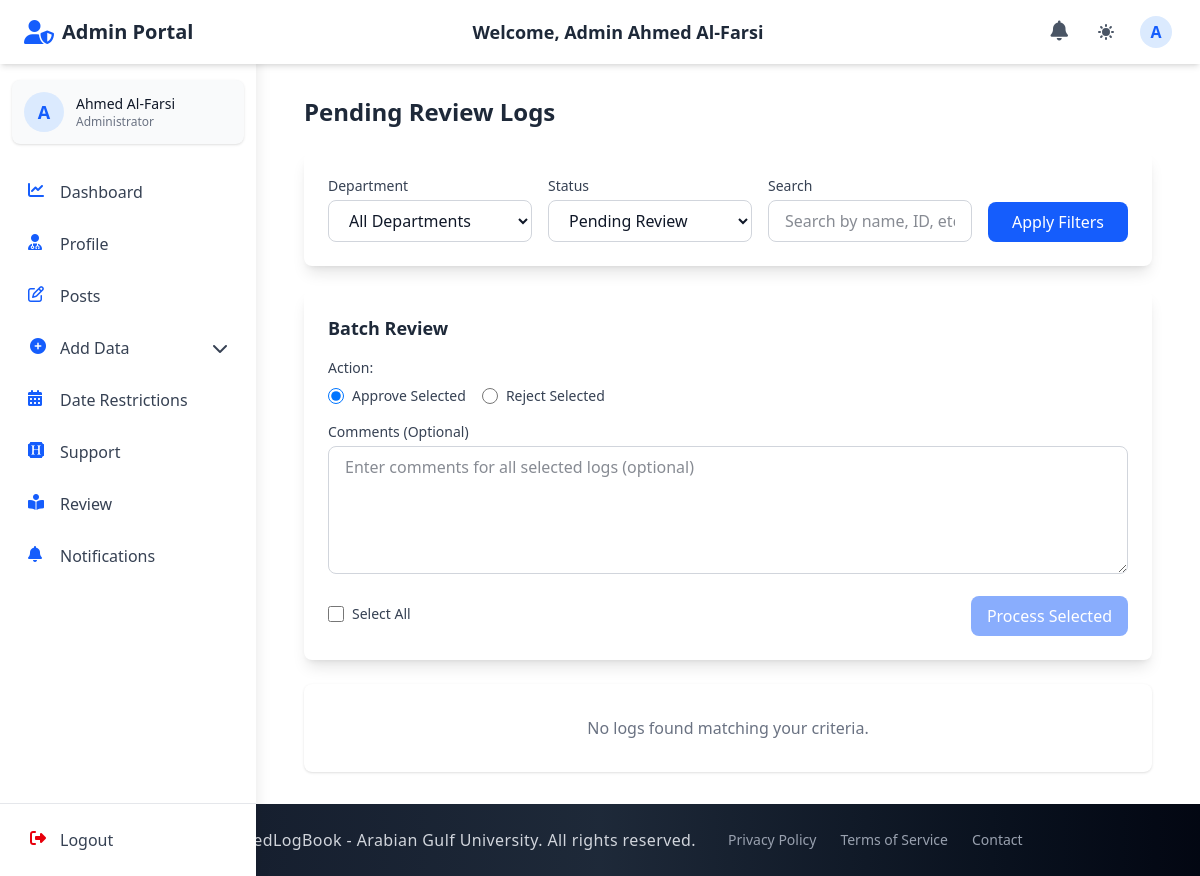
/admin_section/admin_reviews/ (signed in), run on an earlier commit of the app's database.
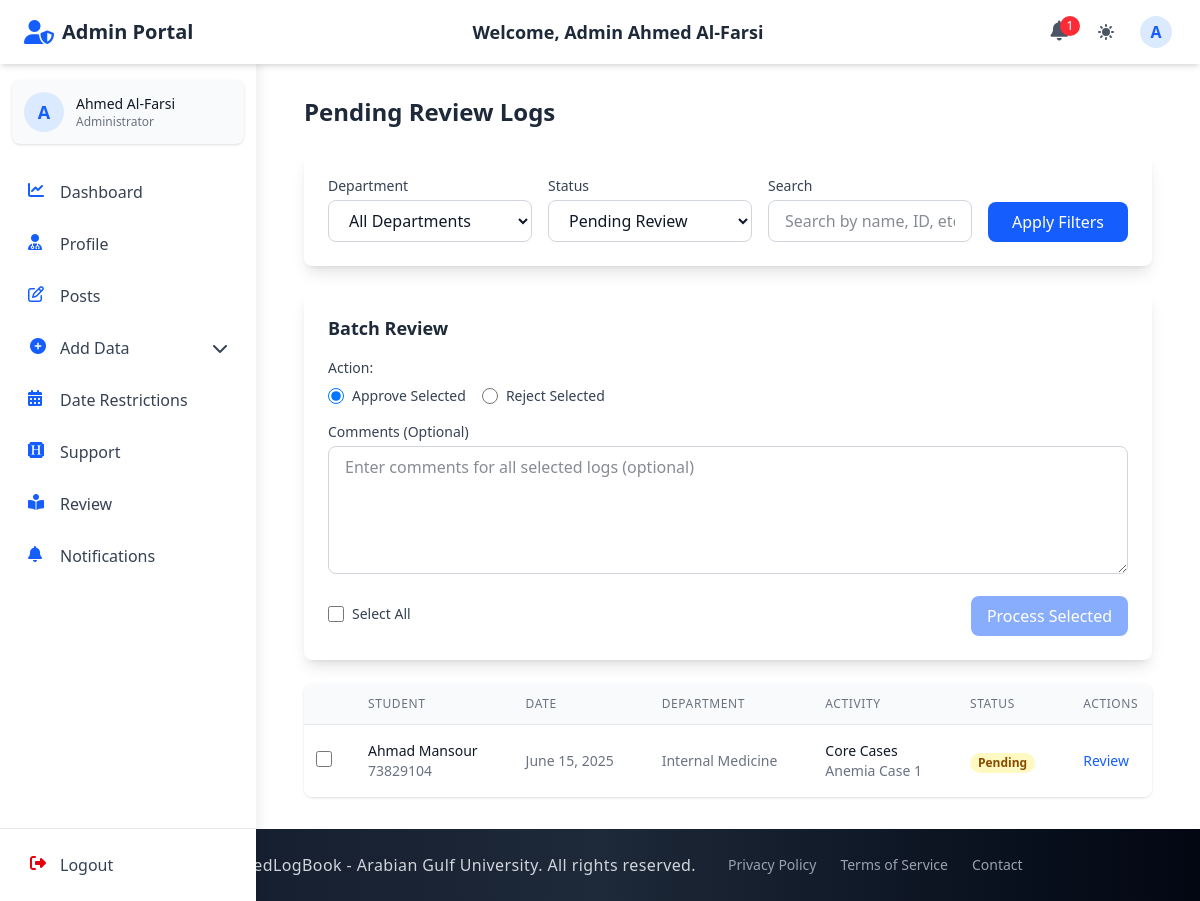
And on a later commit of the database.
### student_section/models.py (models this page shows, shortened)
class StudentLogFormModel(models.Model):
    student = models.ForeignKey(Student, on_delete=models.CASCADE, related_name='log_forms')
    date = models.DateField()
    log_year = models.ForeignKey(LogYear, on_delete=models.CASCADE)
    log_year_section = models.ForeignKey(LogYearSection, on_delete=models.CASCADE)
    group = models.ForeignKey(Group, on_delete=models.CASCADE)
    department = models.ForeignKey(Department, on_delete=models.CASCADE)  # Changed from department to departments
    tutor = models.ForeignKey(Doctor, on_delete=models.CASCADE, related_name='supervised_logs')
    training_site = models.ForeignKey(TrainingSite, on_delete=models.CASCADE)
    activity_type = models.ForeignKey(ActivityType, on_delete=models.CASCADE)
    core_diagnosis = models.ForeignKey(
        CoreDiaProSession,
        on_delete=models.CASCADE,
        related_name='log_forms'
    )
    patient_id = models.CharField(max_length=4, blank=True)
    patient_age = models.CharField(max_length=3, blank=True, null=True)
    patient_gender = models.CharField(max_length=10, blank=True, null=True,
                                     choices=[('Male', 'Male'), ('Female', 'Female')])
    description = models.TextField(blank=True)
    PARTICIPATION_CHOICES = [
        ("Observed", "Observed"),
        ("Assisted", "Assisted")
    ]
    participation_type = models.CharField(
        max_length=50,
        choices=PARTICIPATION_CHOICES
    )
    created_at = models.DateTimeField(auto_now_add=True)
    updated_at = models.DateTimeField(auto_now=True)
    is_reviewed = models.BooleanField(default=False)
    review_date = models.DateTimeField(null=True, blank=True)
    reviewer_comments = models.TextField(blank=True)
    review_deadline = models.DateTimeField(null=True, blank=True, help_text="Deadline by which the doctor must review this log")
    class Meta:
        ordering = ['-date', '-created_at']
        verbose_name = "Student Log Form"
        verbose_name_plural = "Student Log Forms"

### accounts/models.py (models this page shows, shortened)
class Student(models.Model):
    user = models.OneToOneField(
        CustomUser, on_delete=models.CASCADE, related_name="student"
    )
    student_id = models.CharField(max_length=30, unique=True)
    group = models.ForeignKey(
        "admin_section.Group",
        on_delete=models.SET_NULL,
        null=True,
        blank=True,
        related_name="students",
    )

class CustomUser(AbstractUser):
    email = models.EmailField(unique=True)
    first_name = models.CharField(max_length=150, blank=True)
    last_name = models.CharField(max_length=150, blank=True)
    profile_photo = models.ImageField(
        upload_to="profiles/", blank=True, null=True, default="profiles/default.jpg"
    )
    city = models.CharField(max_length=100, blank=True)
    country = models.CharField(max_length=100, blank=True)
    phone_no = models.CharField(max_length=20, blank=True)
    bio = models.TextField(blank=True)
    speciality = models.CharField(max_length=100, blank=True)
    ROLE_CHOICES = (
        ("student", "Student"),
        ("doctor", "Doctor"),
        ("staff", "Staff"),
        ("admin", "Admin"),
    )
    role = models.CharField(max_length=10, choices=ROLE_CHOICES, default="student")
    groups = models.ManyToManyField(
        "auth.Group", related_name="customuser_groups", blank=True
    )
    user_permissions = models.ManyToManyField(
        "auth.Permission", related_name="customuser_permissions", blank=True
    )
    USERNAME_FIELD = "email"
    REQUIRED_FIELDS = ["username"]

### admin_section/models.py (models this page shows, shortened)
class Department(models.Model):
    name = models.CharField(max_length=50)
    log_year = models.ForeignKey(LogYear, on_delete=models.CASCADE, related_name="department_log_year")
    log_year_section = models.ForeignKey(
        LogYearSection,
        on_delete=models.SET_NULL,
        null=True,
        blank=True,
        related_name="department_log_year_section",
        db_index=True,
    )

class ActivityType(models.Model):
    name = models.CharField(max_length=100)
    department = models.ForeignKey(Department, on_delete=models.CASCADE, related_name="activity_types")
    class Meta:
        unique_together = ["name", "department"]

class CoreDiaProSession(models.Model):
    name = models.CharField(max_length=200)
    activity_type = models.ForeignKey(ActivityType, on_delete=models.CASCADE, related_name="core_dia_pro_sessions")
    department = models.ForeignKey(Department, on_delete=models.CASCADE, related_name="core_dia_pro_sessions")
    class Meta:
        verbose_name = "Core Diagnosis Procedure Session"
        verbose_name_plural = "Core Diagnosis Procedure Sessions"

### admin_section/views.py (the view, shortened to what this page needs)
# urls.py: path("admin_reviews/", views.admin_reviews, name="admin_reviews"),
@login_required
def admin_reviews(request):
    department_id = request.GET.get('department')
    status = request.GET.get('status', 'pending')
    search_query = request.GET.get('q', '').strip()
    all_departments = Department.objects.all()
    logs = StudentLogFormModel.objects.all()
    if status == 'pending':
        logs = logs.filter(is_reviewed=False)
    elif status == 'reviewed':
        logs = logs.filter(is_reviewed=True)
    if department_id:
        logs = logs.filter(department_id=department_id)
    logs = logs.order_by('-date', '-created_at')
    paginator = Paginator(logs, 10)  # 10 items per page
    page_number = request.GET.get('page')
    page_obj = paginator.get_page(page_number)
    batch_form = BatchReviewForm()
    context = {
        'logs': page_obj,
        'departments': all_departments,
        'selected_department': department_id,
        'selected_status': status,
        'search_query': search_query,
        'batch_form': batch_form,
    }
    return render(request, "admin_section/admin_reviews.html", context)

### admin_section/templates/admin_section/admin_reviews.html (shortened to what the changed rows need)
{% extends 'base.html' %}
{% block navbar %}
{% include 'components/admin_auth_navbar.html' %}
{% endblock %}
{% block content %}
  <div class="container mx-auto px-4 py-8">
    <div class="flex justify-between items-center mb-6">
      <h2 class="text-2xl font-bold text-gray-800 dark:text-white">
        {% if selected_status == 'pending' %}
          Pending Review Logs
        {% elif selected_status == 'reviewed' %}
          Reviewed Logs
        {% else %}
          All Student Logs
        {% endif %}
      </h2>
    </div>
    <form id="batch-review-form" method="post" action="{% url 'admin_section:batch_review' %}" class="mb-6">
      <div class="bg-white dark:bg-gray-800 rounded-lg shadow-lg p-6">
        <div class="mb-4">
          <div class="flex space-x-4">
            {% for value, text in batch_form.action.field.choices %}
              <div class="flex items-center">
                <input type="radio" name="action" id="id_action_{{ forloop.counter0 }}" value="{{ value }}"
                       class="h-4 w-4 text-blue-600 focus:ring-blue-500 border-gray-300 rounded"
                       {% if forloop.first %}checked{% endif %}>
                <label for="id_action_{{ forloop.counter0 }}" class="ml-2 block text-sm text-gray-700 dark:text-gray-300">
                  {{ text }}
                </label>
              </div>
            {% endfor %}
          </div>
        </div>
      </div>
    </form>
    <div class="bg-white dark:bg-gray-800 shadow overflow-hidden sm:rounded-lg">
      {% if logs %}
        <div class="overflow-x-auto">
          <table class="min-w-full divide-y divide-gray-200 dark:divide-gray-700">
            <thead class="bg-gray-50 dark:bg-gray-700">
              <tr>
                <th scope="col" class="px-3 py-3 text-center">
                </th>
                <th scope="col" class="px-6 py-3 text-left text-xs font-medium text-gray-500 dark:text-gray-300 uppercase tracking-wider">Student</th>
                <th scope="col" class="px-6 py-3 text-left text-xs font-medium text-gray-500 dark:text-gray-300 uppercase tracking-wider">Date</th>
                <th scope="col" class="px-6 py-3 text-left text-xs font-medium text-gray-500 dark:text-gray-300 uppercase tracking-wider">Department</th>
                <th scope="col" class="px-6 py-3 text-left text-xs font-medium text-gray-500 dark:text-gray-300 uppercase tracking-wider">Activity</th>
                <th scope="col" class="px-6 py-3 text-left text-xs font-medium text-gray-500 dark:text-gray-300 uppercase tracking-wider">Status</th>
                <th scope="col" class="px-6 py-3 text-left text-xs font-medium text-gray-500 dark:text-gray-300 uppercase tracking-wider">Actions</th>
              </tr>
            </thead>
            <tbody class="bg-white dark:bg-gray-800 divide-y divide-gray-200 dark:divide-gray-700">
              {% for log in logs %}
                <tr class="hover:bg-gray-50 dark:hover:bg-gray-700">
                  <td class="px-3 py-4 whitespace-nowrap text-center">
                    {% if not log.is_reviewed %}
                      <input type="checkbox" name="log_checkbox" value="{{ log.id }}" class="log-checkbox h-4 w-4 text-blue-600 focus:ring-blue-500 border-gray-300 rounded">
                    {% endif %}
                  </td>
                  <td class="px-6 py-4 whitespace-nowrap">
                    <div class="text-sm font-medium text-gray-900 dark:text-white">{{ log.student.user.get_full_name }}</div>
                    <div class="text-sm text-gray-500 dark:text-gray-400">{{ log.student.student_id }}</div>
                  </td>
                  <td class="px-6 py-4 whitespace-nowrap text-sm text-gray-500 dark:text-gray-300">{{ log.date }}</td>
                  <td class="px-6 py-4 whitespace-nowrap text-sm text-gray-500 dark:text-gray-300">{{ log.department.name }}</td>
                  <td class="px-6 py-4 whitespace-nowrap">
                    <div class="text-sm text-gray-900 dark:text-white">{{ log.activity_type.name }}</div>
                    <div class="text-sm text-gray-500 dark:text-gray-400">{{ log.core_diagnosis.name }}</div>
                  </td>
                  <td class="px-6 py-4 whitespace-nowrap">
                    {% if log.is_reviewed %}
                      {% if log.reviewer_comments and 'REJECTED:' in log.reviewer_comments %}
                        <span class="px-2 inline-flex text-xs leading-5 font-semibold rounded-full bg-red-100 text-red-800 dark:bg-red-800 dark:text-red-100">
                          Rejected
                        </span>
                      {% else %}
                        <span class="px-2 inline-flex text-xs leading-5 font-semibold rounded-full bg-green-100 text-green-800 dark:bg-green-800 dark:text-green-100">
                          Approved
                        </span>
                      {% endif %}
                    {% else %}
                      <span class="px-2 inline-flex text-xs leading-5 font-semibold rounded-full bg-yellow-100 text-yellow-800 dark:bg-yellow-800 dark:text-yellow-100">
                        Pending
                      </span>
                    {% endif %}
                  </td>
                  <td class="px-6 py-4 whitespace-nowrap text-sm font-medium">
                    <a href="{% url 'admin_section:review_log' log.id %}" class="text-blue-600 hover:text-blue-900 dark:text-blue-400 dark:hover:text-blue-300">
                      {% if log.is_reviewed %}View{% else %}Review{% endif %}
                    </a>
                  </td>
                </tr>
              {% endfor %}
            </tbody>
          </table>
        </div>
      {% else %}
        <div class="text-center py-8">
          <p class="text-gray-500 dark:text-gray-400">No logs found matching your criteria.</p>
        </div>
      {% endif %}
    </div>
  </div>
{% endblock %}

### templates/components/auth_navbar_base.html (shortened to what this page needs)
<header class="bg-white dark:bg-gray-800 shadow-md fixed top-0 left-0 right-0 z-40 h-16 transition-all duration-300">
  <div class="flex items-center justify-between h-full px-4 md:px-6 max-w-7xl mx-auto">
    <div class="flex items-center space-x-3">
      <a href="{% block home_url %}{% endblock %}" class="flex items-center">
        <i class="{% block header_icon %}fas fa-book-medical{% endblock %} text-blue-600 dark:text-blue-400 text-2xl mr-2"></i>
        <span class="font-bold text-xl text-gray-800 dark:text-white hidden sm:inline">{% block portal_name %}ElogBook Portal{% endblock %}</span>
      </a>
    </div>
    <div class="hidden md:block text-center">
      <h1 class="text-lg font-semibold text-gray-800 dark:text-white">
        Welcome, {% block user_title %}{% endblock %} {{ request.session.first_name }} {{ request.session.last_name }}
      </h1>
    </div>
    <div class="flex items-center space-x-3">
      <div class="relative">
        <a href="{% block notifications_url %}#{% endblock %}" class="p-2 text-gray-600 dark:text-gray-300 hover:bg-gray-100 dark:hover:bg-gray-700 rounded-full transition-colors duration-200" aria-label="Notifications">
          <i class="fas fa-bell text-xl"></i>
          {% if unread_notifications_count > 0 %}
            <span class="absolute -top-1 -right-1 bg-red-500 text-white text-xs rounded-full h-5 w-5 flex items-center justify-center">{{ unread_notifications_count }}</span>
          {% endif %}
        </a>
      </div>
      <button id="theme-toggle" aria-label="Toggle dark mode" class="p-2 text-gray-600 dark:text-gray-300 hover:bg-gray-100 dark:hover:bg-gray-700 rounded-full transition-colors duration-200 focus:outline-none focus:ring-2 focus:ring-blue-500">
      </button>
      <div class="relative" x-data="{open: false}">
        <button @click="open = !open" id="user-menu-button" class="flex items-center text-gray-600 dark:text-gray-300 hover:bg-gray-100 dark:hover:bg-gray-700 rounded-full p-1 focus:outline-none focus:ring-2 focus:ring-blue-500">
          <div class="h-8 w-8 rounded-full bg-blue-100 dark:bg-blue-900 flex items-center justify-center text-blue-600 dark:text-blue-300 font-semibold">
            {{ request.session.first_name|slice:"0:1" }}
          </div>
        </button>
      </div>
    </div>
  </div>
</header>
<aside id="sidebar" class="fixed inset-y-0 left-0 z-30 w-64 pt-16 bg-white dark:bg-gray-800 shadow-lg transform -translate-x-full transition-transform duration-300 ease-in-out md:translate-x-0 overflow-hidden">
  <div class="h-full flex flex-col">
    <div class="flex-1 px-3 py-4 overflow-y-auto">
      <div class="flex items-center p-3 mb-6 rounded-lg bg-gray-50 dark:bg-gray-700 shadow-sm">
        <div class="flex-shrink-0">
          <div class="h-10 w-10 rounded-full bg-blue-100 dark:bg-blue-900 flex items-center justify-center text-blue-600 dark:text-blue-300 font-semibold text-lg">
            {{ request.session.first_name|slice:"0:1" }}
          </div>
        </div>
        <div class="ml-3 overflow-hidden">
        <p class="text-sm font-medium text-gray-900 dark:text-white truncate">{{ request.session.first_name }} {{ request.session.last_name }}</p>
        <p class="text-xs text-gray-500 dark:text-gray-400 truncate">{% block user_role %}User{% endblock %}</p>
      </div>
    </div>
      <nav class="space-y-1">
        {% block sidebar_menu %}{% endblock %}
      </nav>
    </div>
    <div class="px-3 py-3 border-t border-gray-200 dark:border-gray-700">
      <form method="POST" action="{% block logout_url_bottom %}#{% endblock %}" class="w-full">
        <button type="submit" class="flex w-full items-center px-4 py-3 text-gray-700 dark:text-gray-300 rounded-lg hover:bg-gray-100 dark:hover:bg-gray-700 group transition-colors duration-200">
          <i class="fas fa-sign-out-alt w-5 h-5 text-red-600 dark:text-red-400"></i>
          <span class="ml-3 font-medium">Logout</span>
        </button>
      </form>
    </div>
  </div>
</aside>
<div id="content-wrapper" class="pt-16 md:pl-64 min-h-screen transition-all duration-300">
</div>

What changed in the data, as far as the page shows it:
added StudentLogFormModel: student.user.get_full_name "Ahmad Mansour", student.student_id "73829104", date "June 15, 2025", department.name "Internal Medicine", activity_type.name "Core Cases", core_diagnosis.name "Anemia Case 1", is_reviewed "Pending"
Also different on the page:
{{ unread_notifications_count }}: (not shown) → "1"
text no longer shown: "No logs found matching your criteria."
text now shown: "STUDENT DATE DEPARTMENT ACTIVITY STATUS ACTIONS"
